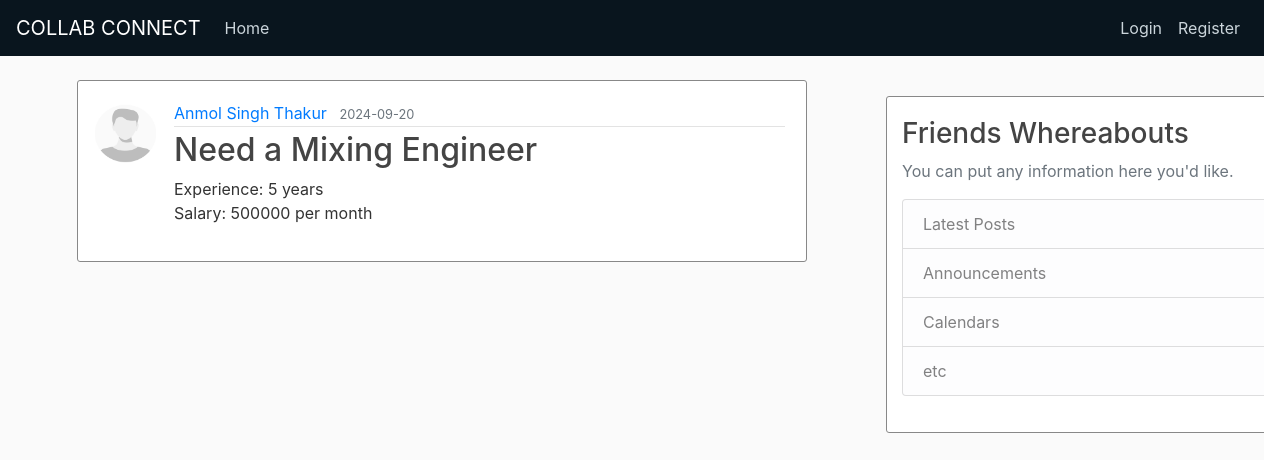
The app's page /post/4 with its own data.
### flaskblog/models.py (models this page shows, shortened)
class User(db.Model, UserMixin):
    __tablename__ = 'users'
    id = db.Column(db.Integer, primary_key=True)
    username = db.Column(db.String(20), unique=True, nullable=False)
    email = db.Column(db.String(120), unique=True, nullable=False)
    image_file = db.Column(db.String(20), nullable=False, default='default.jpg')
    password = db.Column(db.String(60), nullable=False)
    posts = db.relationship('Post', backref='author', cascade='all, delete', lazy=True)
    comments = db.relationship('Comment', backref='author', cascade='all, delete', lazy=True)
    friendship = db.relationship(
        'Friendship',
        primaryjoin="(User.id == Friendship.user_id) | (User.id == Friendship.friend_id)",
        backref='users',
        lazy='dynamic',
        cascade='all, delete-orphan'
    )
    categories = db.relationship('Category', secondary='user_categories', cascade='all, delete', back_populates='users')
    likes = db.relationship('Like', backref='user', cascade='all, delete', lazy=True)

class Post(db.Model):
    id = db.Column(db.Integer, primary_key=True)
    title = db.Column(db.String(100), nullable=False)
    date_posted = db.Column(db.DateTime, nullable=False, default=datetime.utcnow)
    content = db.Column(db.Text, nullable=False)
    user_id = db.Column(db.Integer, db.ForeignKey('users.id'), nullable=False)
    file_path = db.Column(db.String(255), nullable=True)
    comments = db.relationship('Comment', backref='post', cascade='all, delete', lazy=True)
    likes = db.relationship('Like', backref='post', cascade='all, delete', lazy=True)

### flaskblog/routes.py (the view)
@app.route("/post/<int:post_id>")
def post(post_id):
    post = Post.query.get_or_404(post_id)
    return render_template('post.html', title=post.title, post=post)

### flaskblog/templates/post.html (shortened to what this page needs)
{% extends "layout.html" %}
{% block content %}
  <article class="media content-section">
    <img class="rounded-circle article-img" src="{{ url_for('static', filename='profile_pics/' + post.author.image_file) }}">
    <div class="media-body">
      <div class="article-metadata">
        <a class="mr-2" href="#">{{ post.author.username }}</a>
        <small class="text-muted">{{ post.date_posted.strftime('%Y-%m-%d') }}</small>
      </div>
      <h2 class="article-title">{{ post.title }}</h2>
      <p class="article-content">{{ post.content }}</p>
    </div>
  </article>
{% endblock content %}

### flaskblog/static/main.css (style rules this page uses)
body { background: #fafafa; color: #333333; margin-top: 5rem; }
h1, h2, h3, h4, h5, h6 { color: #444444; }
.content-section { background: #ffffff; padding: 20px 15px; border: 1px solid #888888; border-radius: 3px; margin-bottom: 20px; }
.article-title { color: #444444; }
.article-content { white-space: pre-line; height: auto; }
.article-img { height: 65px; width: 65px; margin-right: 16px; }
.article-metadata { padding-bottom: 1px; margin-bottom: 4px; border-bottom: 1px solid #e3e3e3; margin-right: 50px; width: 99%; }

### records on screen
User: image_file (placeholder picture), author.username "Anmol Singh Thakur"
Post: date_posted "2024-09-20", title "Need a Mixing Engineer", content "Experience: 5 years Salary: 500000 per month"
